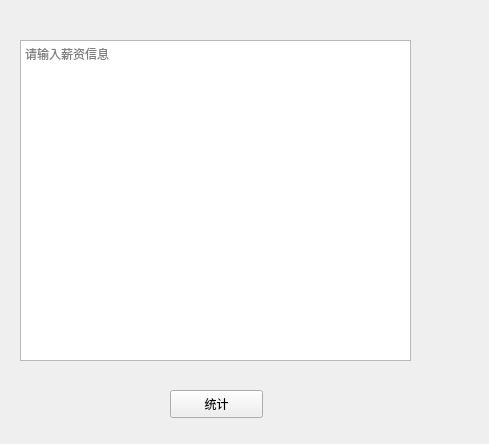
<?xml version="1.0" encoding="UTF-8"?>
<ui version="4.0">
    <class>Form</class>
    <widget class="QWidget" name="Form">
        <property name="geometry">
            <rect>
                <x>0</x>
                <y>0</y>
                <width>489</width>
                <height>444</height>
            </rect>
        </property>
        <property name="windowTitle">
            <string>统计薪资</string>
        </property>
        <widget class="QPlainTextEdit" name="TextEdit">
            <property name="geometry">
                <rect>
                    <x>20</x>
                    <y>40</y>
                    <width>391</width>
                    <height>321</height>
                </rect>
            </property>
            <property name="placeholderText">
                <string>请输入薪资信息</string>
            </property>
        </widget>
        <widget class="QPushButton" name="Button">
            <property name="geometry">
                <rect>
                    <x>170</x>
                    <y>390</y>
                    <width>93</width>
                    <height>28</height>
                </rect>
            </property>
            <property name="text">
                <string>统计</string>
            </property>
        </widget>
    </widget>
    <resources/>
    <connections/>
</ui>
